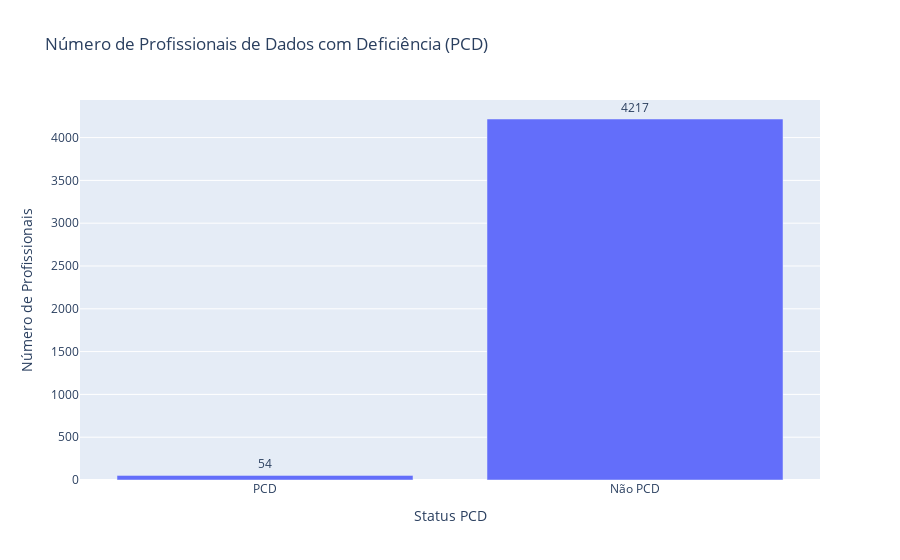

This figure's notebook cell:
### Code cell
# PERGUNTA: Quantos profissionais de dados têm alguma deficiência (PCD)? 

pcd_count = df[df['PCD'] == 'Sim'].shape[0]


pcd_data = pd.DataFrame({'Status PCD': ['PCD', 'Não PCD'], 'Contagem': [pcd_count, df.shape[0] - pcd_count]})


fig = px.bar(pcd_data, x='Status PCD', y='Contagem', text='Contagem', title='Número de Profissionais de Dados com Deficiência (PCD)')


fig.update_layout(xaxis_title='Status PCD', yaxis_title='Número de Profissionais', showlegend=False)

fig.update_traces(texttemplate='%{text}', textposition='outside')


fig.show()

### Figure 1 — Plotly figure (JSON) as saved in the notebook; plotly's stock layout.template omitted (floating-point values rounded to 4 significant figures)
{"data": [{"alignmentgroup": "True", "hovertemplate": "Status PCD=%{x}<br>Contagem=%{text}<extra></extra>", "legendgroup": "", "marker": {"color": "#636efa", "pattern": {"shape": ""}}, "name": "", "offsetgroup": "", "orientation": "v", "showlegend": false, "text": [54, 4217], "textposition": "outside", "texttemplate": "%{text}", "type": "bar", "x": ["PCD", "Não PCD"], "xaxis": "x", "y": [54, 4217], "yaxis": "y"}], "layout": {"barmode": "relative", "legend": {"tracegroupgap": 0}, "showlegend": false, "title": {"text": "Número de Profissionais de Dados com Deficiência (PCD)"}, "xaxis": {"anchor": "y", "domain": [0, 1], "title": {"text": "Status PCD"}}, "yaxis": {"anchor": "x", "domain": [0, 1], "title": {"text": "Número de Profissionais"}}}}
